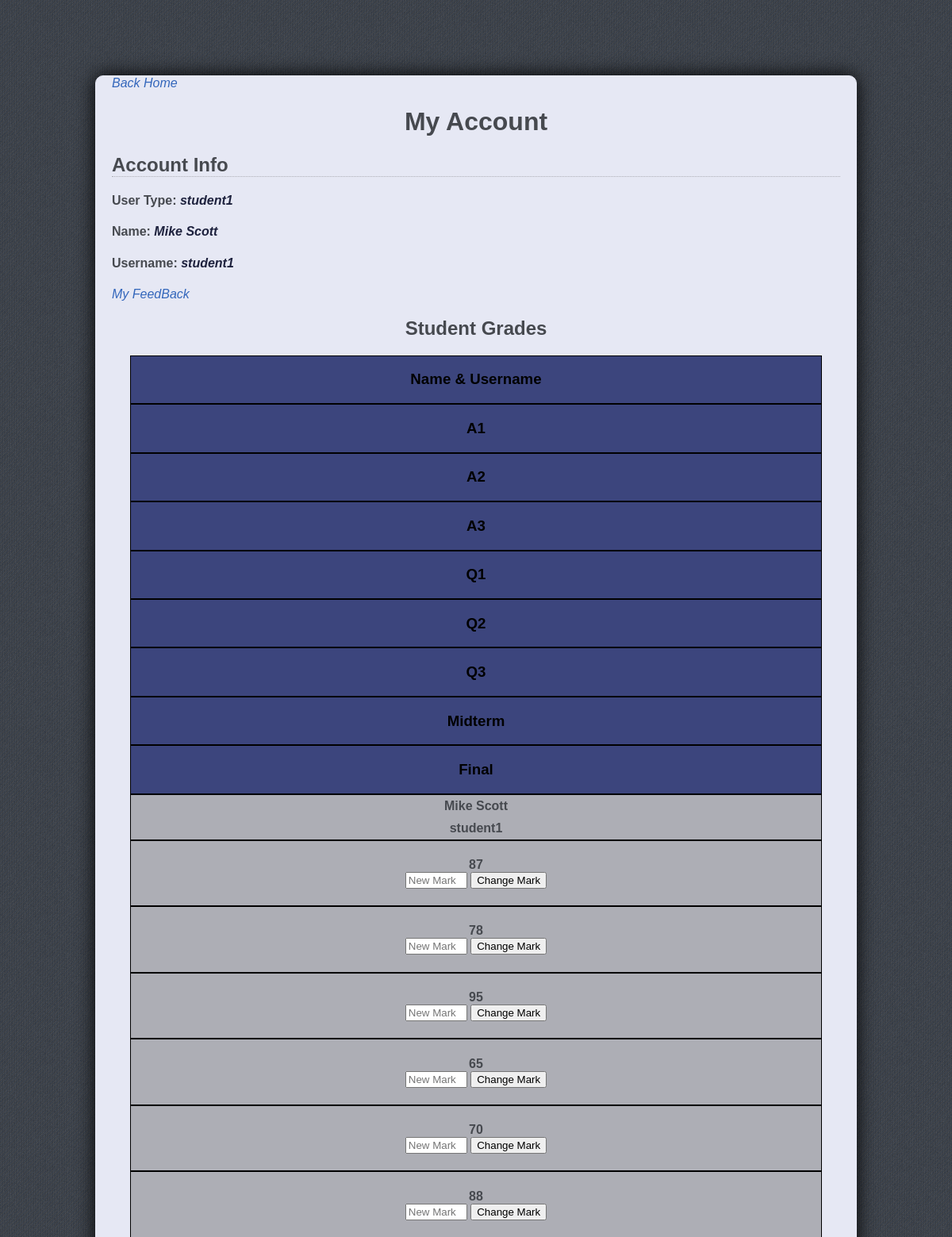
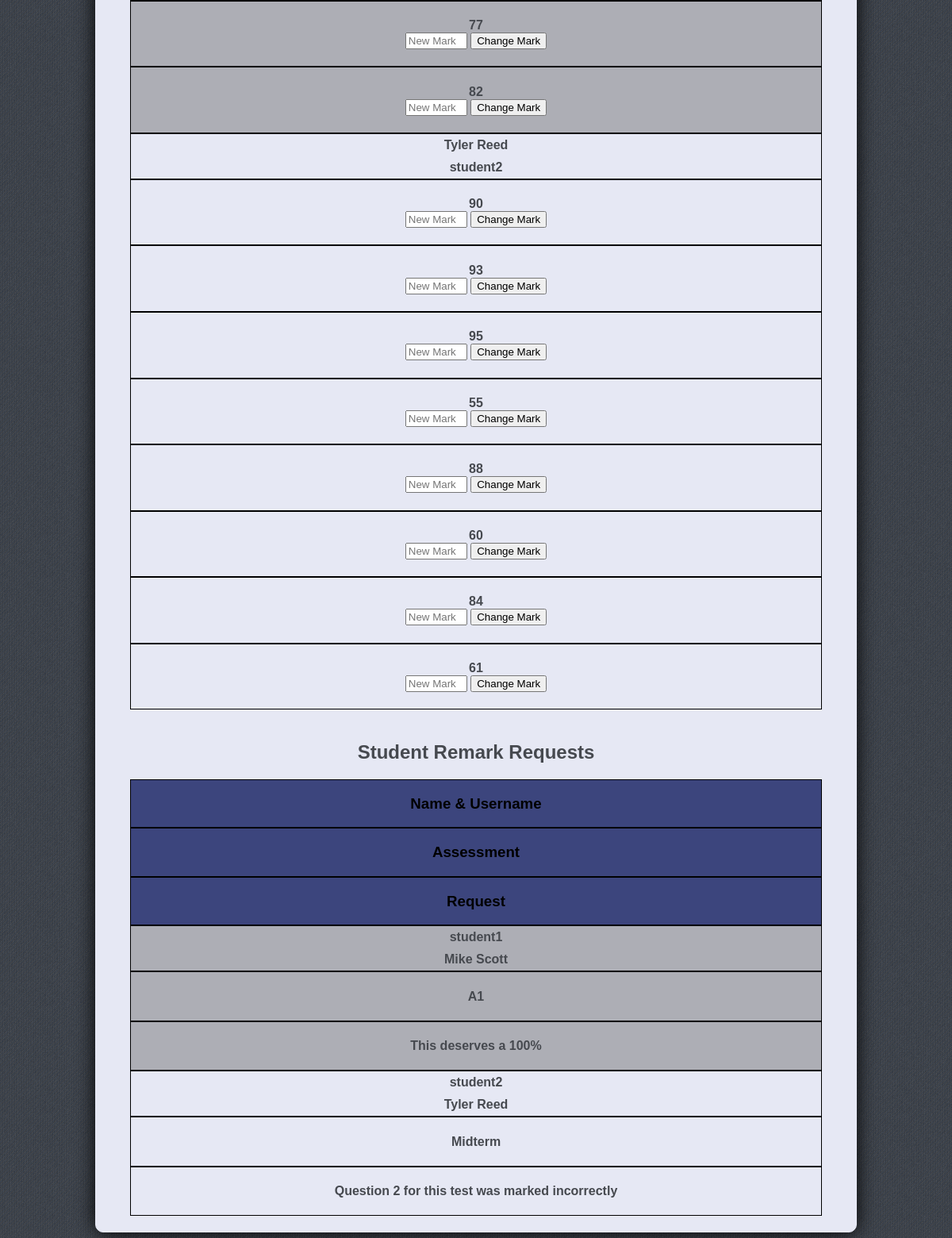
Page /account (signed in) on the committed database (2 pictures, top to bottom).
### tables this page shows
CREATE TABLE "Student" (
	"name"	TEXT,
	"username"	TEXT,
	"password"	TEXT
);

CREATE TABLE "Marks" (
	"username"	TEXT,
	"assignemnt1"	INTEGER,
	"assignemnt2"	INTEGER,
	"assignemnt3"	INTEGER,
	"quiz1"	INTEGER,
	"quiz2"	INTEGER,
	"quiz3"	INTEGER,
	"midterm"	INTEGER,
	"final"	INTEGER
);

CREATE TABLE "Remark" (
	"username"	TEXT,
	"assessment"	TEXT,
	"request"	INTEGER
);

### app.py (the view, shortened to what this page needs)
@app.route("/account",methods=['GET','POST'])
def account():
	if 'username' in session:
		if session['usertype']=='Student':
			sql= """
				SELECT *
				FROM Marks
				"""
			results = db.engine.execute(text(sql))
			for result in results:
				if result['username']==session['username']:
					session['assignemnt1'] = result['assignemnt1']
					session['assignemnt2'] = result['assignemnt2']
					session['assignemnt3'] = result['assignemnt3']
					session['quiz1'] = result['quiz1']
					session['quiz2'] = result['quiz2']
					session['quiz3'] = result['quiz3']
					session['midterm'] = result['midterm']
					session['final'] = result['final']
			if request.method=='POST':
				remark_desc = request.form['remark-desc']
				if request.form['remark-desc']:
					insertSQL= """INSERT INTO Remark (username,assessment,request)
								VALUES ('{}', '{}', '{}')""".format(session['username'],
																	request.form['remark-type'],
																	remark_desc)
					db.engine.execute(text(insertSQL))
					session.pop('pop_up', None)
					flash('Remark Request Sent!')
				else:
					session['pop_up'] = 'error'
					flash('Please Enter A Reason For Remark')
		else:
			sql= """
				SELECT *
				FROM Student
				LEFT JOIN Marks
				ON Student.username = Marks.username
				"""
			session['student_info'] = {}
			results = db.engine.execute(text(sql))
			odd_row = True
			odd_row_num = 1
			for result in results:
				if odd_row_num % 2 == 0:
					odd_row = False
				else:
					odd_row = True
				session['student_info'][result['username']] = [odd_row, result['name'],
															   {'assignemnt1': result['assignemnt1']},
															   {'assignemnt2': result['assignemnt2']},
															   {'assignemnt3': result['assignemnt3']},
															   {'quiz1': result['quiz1']},
															   {'quiz2': result['quiz2']},
															   {'quiz3': result['quiz3']},
															   {'midterm': result['midterm']},
															   {'final': result['final']}]
				odd_row_num += 1
			sql= """
				SELECT *
				FROM Remark
				LEFT JOIN Student
				ON Remark.username = Student.username
				"""
			session['student_remark'] = {}
			results = db.engine.execute(text(sql))
			odd_row = True
			odd_row_num = 1
			remark_num = 0
			for result in results:
				if odd_row_num % 2 == 0:
					odd_row = False
				else:
					odd_row = True
				session['student_remark'][remark_num] = [odd_row, result['username'],
														 result['name'],
														 result['assessment'],
														 result['request']]
				remark_num += 1
				odd_row_num += 1
		return render_template('account.html')
	else:
		session['pop_up'] = 'error'
		flash('Please Login To View The Page')
		return  redirect(url_for('login'))

### templates/account.html (shortened to what this page needs)
<!DOCTYPE html>
<html>
<head>
	<link rel="stylesheet" type="text/css" href="{{ url_for('static', filename='index.css') }}">
</head>
<body>
	<div class="account-name">
			<div class="page-desc-text">
				<div class="border-design">
					<a class="info-text" href="/index">Back Home</a>
					<h1 class="page-header">My Account</h1>
					<h2 class="text-header">Account Info</h2>
					<h4>User Type: <span class="info-text">{{ session['usertype'] }}</span></h4>
					<h4>Name: <span class="info-text">{{ session['name'] }}</span></h4>
					<h4>Username: <span class="info-text">{{ session['username'] }}</span></h4>
					{% if session['usertype'] and session['usertype'] == 'Student' %}
						<h2 class="page-header">Grades (%)</h2>
						<div class="table-layout">
							<div class="table-row mark-table-prop odd-row">
								<div class="mark-header header-col">
									<h3>Assignment 1</h3>
								</div>
								<div class="mark-col">
									<h4>{{ session['assignemnt1'] }}</h4>
								</div>
								<div class="remark-col">
									<form class= 'table-row remark-section' method="POST">
										<input type="hidden" name="remark-type" value="A1">
										<textarea class= 'remark-textbox' name='remark-desc' cols='30'></textarea>
										<button class="" type = "submit">submit remark request</button>
									</form>
								</div>
							</div>
							<div class="table-row mark-table-prop odd-row">
								<div class="mark-header header-col">
									<h3>Assignment 2</h3>
								</div>
								<div class="mark-col">
									<h4>{{ session['assignemnt2'] }}</h4>
								</div>
								<div class="remark-col">
									<form class= 'table-row remark-section' method="POST">
											<input type="hidden" name="remark-type" value="A2">
											<textarea class= 'remark-textbox' name='remark-desc' cols='30'></textarea>
											<button class="" type = "submit">submit remark request</button>
									</form>
								</div>
							</div>
							<div class="table-row mark-table-prop odd-row">
								<div class="mark-header header-col">
									<h3>Assignment 3</h3>
								</div>
								<div class="mark-col">
									<h4>{{ session['assignemnt3'] }}</h4>
								</div>
								<div class="remark-col">
									<form class= 'table-row remark-section' method="POST">
											<input type="hidden" name="remark-type" value="A3">
											<textarea class= 'remark-textbox' name='remark-desc' cols='30'></textarea>
											<button class="" type = "submit">submit remark request</button>
									</form>
								</div>
							</div>
							<div class="table-row mark-table-prop odd-row">
								<div class="mark-header header-col">
									<h3>Quiz 1</h3>
								</div>
								<div class="mark-col">
									<h4>{{ session['quiz1'] }}</h4>
								</div>
								<div class="remark-col">
									<form class= 'table-row remark-section' method="POST">
											<input type="hidden" name="remark-type" value="Q1">
											<textarea class= 'remark-textbox' name='remark-desc' cols='30'></textarea>
											<button class="" type = "submit">submit remark request</button>
									</form>
								</div>
							</div>
							<div class="table-row mark-table-prop odd-row">
								<div class="mark-header header-col">
									<h3>Quiz 2</h3>
								</div>
								<div class="mark-col">
									<h4>{{ session['quiz2'] }}</h4>
								</div>
								<div class="remark-col">
									<form class= 'table-row remark-section' method="POST">
											<input type="hidden" name="remark-type" value="Q2">
											<textarea class= 'remark-textbox' name='remark-desc' cols='30'></textarea>
											<button class="" type = "submit">submit remark request</button>
									</form>
								</div>
							</div>
							<div class="table-row mark-table-prop odd-row">
								<div class="mark-header header-col">
									<h3>Quiz 3</h3>
								</div>
								<div class="mark-col">
									<h4>{{ session['quiz3'] }}</h4>
								</div>
								<div class="remark-col">
									<form class= 'table-row remark-section' method="POST">
											<input type="hidden" name="remark-type" value="Q3">
											<textarea class= 'remark-textbox' name='remark-desc' cols='30'></textarea>
											<button class="" type = "submit">submit remark request</button>
									</form>
								</div>
							</div>
							<div class="table-row mark-table-prop odd-row">
								<div class="mark-header header-col">
									<h3>Midterm</h3>
								</div>
								<div class="mark-col">
									<h4>{{ session['midterm'] }}</h4>
								</div>
								<div class="remark-col">
									<form class= 'table-row remark-section' method="POST">
											<input type="hidden" name="remark-type" value="Midterm">
											<textarea class= 'remark-textbox' name='remark-desc' cols='30'></textarea>
											<button class="" type = "submit">submit remark request</button>
									</form>
								</div>
							</div>
							<div class="table-row mark-table-prop odd-row">
								<div class="mark-header header-col">
									<h3>Final</h3>
								</div>
								<div class="mark-col">
									<h4>{{ session['final'] }}</h4>
								</div>
								<div class="remark-col">
									<form class= 'table-row remark-section' method="POST">
											<input type="hidden" name="remark-type" value="Final">
											<textarea class= 'remark-textbox' name='remark-desc' cols='30'></textarea>
											<button class="" type = "submit">submit remark request</button>
									</form>
								</div>
							</div>
						</div>
					{% else %}
						<a class="info-text" href="/my_feedback">My FeedBack</a>
						<h2 class="page-header">Student Grades</h2>
						<div class="table-layout">
							<div class="table-row instructor-table-prop">
								<div class="stud-name-col">
									<div class="table-header">
										<h3>Name & Username</h3>
									</div>
								</div>
								<div class="stud-mark-col">
									<div class="table-header">
										<h3>A1</h3>
									</div>
								</div>
								<div class="stud-mark-col">
									<div class="table-header">
										<h3>A2</h3>
									</div>
								</div>
								<div class="stud-mark-col">
									<div class="table-header">
										<h3>A3</h3>
									</div>
								</div>
								<div class="stud-mark-col">
									<div class="table-header">
										<h3>Q1</h3>
									</div>
								</div>
								<div class="stud-mark-col">
									<div class="table-header">
										<h3>Q2</h3>
									</div>
								</div>
								<div class="stud-mark-col">
									<div class="table-header">
										<h3>Q3</h3>
									</div>
								</div>
								<div class="stud-mark-col">
									<div class="table-header">
										<h3>Midterm</h3>
									</div>
								</div>
								<div class="stud-mark-col">
									<div class="table-header">
										<h3>Final</h3>
									</div>
								</div>
							</div>
							{% for user, infos in session['student_info'].items() %}
								{% if infos[0] %}
									<div class="table-row instructor-table-prop odd-row">
								{% else %}
									<div class="table-row instructor-table-prop">
								{% endif %}
									<div class="stud-name-col">
										<h4>{{ infos[1] }}</h4>
										<h4> {{ user }}</h4>
									</div>
									{% for info in infos[2:] %}
										<div class="stud-mark-col">
											{% for type, mark in info.items() %}
											<h4>{{ mark }}
												<form method="POST">
													<input class="change-mark" name="instructor-mark-val" placeholder="New Mark">
													<button type = "submit">Change Mark</button>
												</form>
											</h4>
											{% endfor %}
										</div>
									{% endfor %}
								</div>
							{% endfor %}
						</div>
						<h2 class="page-header">Student Remark Requests</h2>
						<div class="table-layout">
							<div class="table-row instructor-table-prop">
								<div class="stud-rename-col">
									<div class="table-header">
										<h3>Name & Username</h3>
									</div>
								</div>
								<div class="stud-mark-col">
									<div class="table-header">
										<h3>Assessment</h3>
									</div>
								</div>
								<div class="stud-mark-col">
									<div class="table-header">
										<h3>Request</h3>
									</div>
								</div>
							</div>
							{% for user, infos in session['student_remark'].items() %}
								{% if infos[0] %}
									<div class="table-row instructor-table-prop odd-row">
								{% else %}
									<div class="table-row instructor-table-prop">
								{% endif %}
									<div class="stud-rename-col">
										<h4>{{ infos[1] }}</h4>
										<h4> {{ infos[2] }}</h4>
									</div>
									<div class="stud-mark-col">
										<h4>{{ infos[3] }}</h4>
									</div>
									<div class="stud-mark-col">
										<h4>{{ infos[4] }}</h4>
									</div>
								</div>
							{% endfor %}
						</div>
					{% endif %}
				</div>
			</div>
	</div>
</body>
</html>

### static/index.css (style rules this page uses)
* { font-family: Verdana, Helvetica, sans-serif; }
html { scroll-behavior: smooth; }
body { margin: 0px; background: url(img/back7.png); }
.page-header { text-align: center; }
.text-header { border-bottom: 1.5px dotted #ADAEB5; width: 100%; }
.instructor-table-prop { width: 95%; margin: auto; text-align: center; word-wrap: break-word; }
.stud-name-col > h4 { margin: 5px; }
.stud-rename-col > h4 { margin: 5px; }
.stud-name-col { flex: 1.5; }
.stud-mark-col,.stud-rename-col { flex: 0.5; }
.stud-mark-col > h4 { word-break: break-word; }
.change-mark { margin: auto; width: 70px; }
.table-layout { padding-bottom: 20px; }
.table-header { color: #000; background-color: #3C457D; height: 100%; margin: 0px -10px; }
.table-row { display: flex; flex-direction: row; flex-wrap: nowrap; }
.table-row > div { display: flex; flex-direction: column; padding: 0px 10px; justify-content: center; }
.odd-row { background-color: #ADAEB5; }
.page-desc-text { width: 80%; margin: auto; margin-top: 50px; text-align: left; color:#46494f; }
.border-design { border: 1px #E6E8F4 solid; box-shadow: 0 0 25px #000; border-radius: 10px; background-color: #E6E8F4; padding: 0px 20px; }
.border-design a { color: #3366BB; text-decoration: none; }
.account-name { width:100%; margin: auto; margin-top: 95px; text-align: center; color: #3C457D; padding-bottom: 20px; }
.info-text { font-style: italic; color: #1D213D; }
@media (max-width: 1350px) { .instructor-table-prop { flex-direction: column; } }
@media (max-width: 1350px) { .instructor-table-prop > div { border: 1px #000 solid; } }

### rows in the picture
Student: name "Mike Scott", username "student1", name "Mike Scott"
Marks: name "Mike Scott", username "student1", info "87" "78" "95" "65" "70" "88" "77" "82"
Marks: name "Tyler Reed", username "student2", info "90" "93" "95" "55" "88" "60" "84" "61"
Remark: assessment "A1", request "This deserves a 100%"
Student: username "student2", name "Tyler Reed"
Remark: assessment "Midterm", request "Question 2 for this test was marked incorrectly"

### other values in the picture
{{ session['usertype'] }} "student1"
{{ session['username'] }} "student1"
